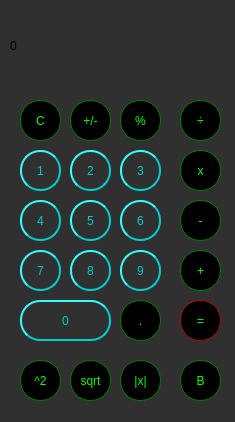
<?xml version="1.0" encoding="UTF-8"?>
<ui version="4.0">
 <class>MainWindow</class>
 <widget class="QMainWindow" name="MainWindow">
  <property name="geometry">
   <rect>
    <x>0</x>
    <y>0</y>
    <width>235</width>
    <height>422</height>
   </rect>
  </property>
  <property name="windowTitle">
   <string>MainWindow</string>
  </property>
  <property name="styleSheet">
   <string notr="true">/*Change the background color */
background-color: rgb(48, 48, 48);</string>
  </property>
  <widget class="QWidget" name="centralwidget">
   <widget class="QLabel" name="label">
    <property name="geometry">
     <rect>
      <x>10</x>
      <y>20</y>
      <width>211</width>
      <height>51</height>
     </rect>
    </property>
    <property name="styleSheet">
     <string notr="true">/* (Label at top) Label Stylesheet */

QLabel {
  qproperty-alignment: 'AlignVCenter | AlignRight';
  border: 1px solid gray;
  color: rgb(0, 255, 0);

}

background-color : white;

/* End Label Stylesheet */</string>
    </property>
    <property name="text">
     <string>0</string>
    </property>
   </widget>
   <widget class="QPushButton" name="pushButton_clear">
    <property name="geometry">
     <rect>
      <x>20</x>
      <y>100</y>
      <width>41</width>
      <height>41</height>
     </rect>
    </property>
    <property name="styleSheet">
     <string notr="true">/* (Clear,+/-,%,. buttons) Unary Operations Buttons Stylesheet */

QPushButton {
  background-color: rgb(215, 215, 215);
  border: 2px solid #555;
  border-radius: 20px;
  border-style: outset;
}
QPushButton:pressed {
    background-color: qlineargradient(x1: 0, y1: 0, x2: 0, y2: 1,
                                      stop: 0 #BEBEBE, stop: 1 #D7D7D7);
}
/* End Unary Operations Buttons Stylesheet */

/* (Orange buttons) Operations Buttons Stylesheet */
QPushButton {
  background-color: rgb(0, 0, 0);
  color: lime; 
  border: 1px solid green;
}

QPushButton:pressed {
    background-color: qlineargradient(x1: 0, y1: 0, x2: 0, y2: 1,
                                      stop: 0 #707070, stop: 1 #606060);
}
</string>
    </property>
    <property name="text">
     <string>C</string>
    </property>
   </widget>
   <widget class="QPushButton" name="pushButton_plusMinus">
    <property name="geometry">
     <rect>
      <x>70</x>
      <y>100</y>
      <width>41</width>
      <height>41</height>
     </rect>
    </property>
    <property name="styleSheet">
     <string notr="true">/* (Clear,+/-,%,. buttons) Unary Operations Buttons Stylesheet */

QPushButton {
  background-color: rgb(215, 215, 215);
  border: 2px solid #555;
border-radius: 20px;
border-style: outset;
}
QPushButton:pressed {
    background-color: qlineargradient(x1: 0, y1: 0, x2: 0, y2: 1,
                                      stop: 0 #BEBEBE, stop: 1 #D7D7D7);
}
/* End Unary Operations Buttons Stylesheet */

/* (Orange buttons) Operations Buttons Stylesheet */
QPushButton {
  background-color: rgb(0, 0, 0);
  color: lime; 
  border: 1px solid green;
}

QPushButton:pressed {
    background-color: qlineargradient(x1: 0, y1: 0, x2: 0, y2: 1,
                                      stop: 0 #707070, stop: 1 #606060);
}
</string>
    </property>
    <property name="text">
     <string>+/-</string>
    </property>
   </widget>
   <widget class="QPushButton" name="pushButton_percent">
    <property name="geometry">
     <rect>
      <x>120</x>
      <y>100</y>
      <width>41</width>
      <height>41</height>
     </rect>
    </property>
    <property name="styleSheet">
     <string notr="true">/* (Clear,+/-,%,. buttons) Unary Operations Buttons Stylesheet */

QPushButton {
  background-color: rgb(215, 215, 215);
  border: 2px solid #555;
border-radius: 20px;
border-style: outset;
}
QPushButton:pressed {
    background-color: qlineargradient(x1: 0, y1: 0, x2: 0, y2: 1,
                                      stop: 0 #BEBEBE, stop: 1 #D7D7D7);
}
/* End Unary Operations Buttons Stylesheet */

/* (Orange buttons) Operations Buttons Stylesheet */
QPushButton {
  background-color: rgb(0, 0, 0);
  color: lime; 
  border: 1px solid green;
}

QPushButton:pressed {
    background-color: qlineargradient(x1: 0, y1: 0, x2: 0, y2: 1,
                                      stop: 0 #707070, stop: 1 #606060);
}
</string>
    </property>
    <property name="text">
     <string>%</string>
    </property>
   </widget>
   <widget class="QPushButton" name="pushButton_divide">
    <property name="geometry">
     <rect>
      <x>180</x>
      <y>100</y>
      <width>41</width>
      <height>41</height>
     </rect>
    </property>
    <property name="styleSheet">
     <string notr="true">/* (Clear,+/-,%,. buttons) Unary Operations Buttons Stylesheet */

QPushButton {
  background-color: rgb(215, 215, 215);
  border: 2px solid #555;
border-radius: 20px;
border-style: outset;
}
QPushButton:pressed {
    background-color: qlineargradient(x1: 0, y1: 0, x2: 0, y2: 1,
                                      stop: 0 #BEBEBE, stop: 1 #D7D7D7);
}
/* End Unary Operations Buttons Stylesheet */

/* (Orange buttons) Operations Buttons Stylesheet */
QPushButton {
  background-color: rgb(0, 0, 0);
  color: lime; 
  border: 1px solid green;
}

QPushButton:pressed {
    background-color: qlineargradient(x1: 0, y1: 0, x2: 0, y2: 1,
                                      stop: 0 #707070, stop: 1 #606060);
}
</string>
    </property>
    <property name="text">
     <string>÷</string>
    </property>
    <attribute name="buttonGroup">
     <string notr="true">buttonGroup</string>
    </attribute>
   </widget>
   <widget class="QPushButton" name="pushButton_3">
    <property name="geometry">
     <rect>
      <x>120</x>
      <y>150</y>
      <width>41</width>
      <height>41</height>
     </rect>
    </property>
    <property name="styleSheet">
     <string notr="true">QPushButton {
color: #00cece;
border: 2px solid #00cece;
border-radius: 20px;
border-style: outset;
background: qradialgradient(
cx: 0.3, cy: -0.4, fx: 0.3, fy: -0.4,
radius: 1.35, stop: 0 #000000, stop: 1 #000000
);
padding: 5px;
}

QPushButton:hover {
background: qradialgradient(
cx: 0.3, cy: -0.4, fx: 0.3, fy: -0.4,
radius: 1.35, stop: 0 #8afff7, stop: 1 #73ffff
);
}

QPushButton:pressed {
border-style: inset;
background: qradialgradient(
cx: 0.4, cy: -0.1, fx: 0.4, fy: -0.1,
radius: 1.35, stop: 0 #707070, stop: 1 #606060
);
}</string>
    </property>
    <property name="text">
     <string>3</string>
    </property>
   </widget>
   <widget class="QPushButton" name="pushButton_2">
    <property name="geometry">
     <rect>
      <x>70</x>
      <y>150</y>
      <width>41</width>
      <height>41</height>
     </rect>
    </property>
    <property name="styleSheet">
     <string notr="true">QPushButton {
color: #00cece;
border: 2px solid #00cece;
border-radius: 20px;
border-style: outset;
background: qradialgradient(
cx: 0.3, cy: -0.4, fx: 0.3, fy: -0.4,
radius: 1.35, stop: 0 #000000, stop: 1 #000000
);
padding: 5px;
}

QPushButton:hover {
background: qradialgradient(
cx: 0.3, cy: -0.4, fx: 0.3, fy: -0.4,
radius: 1.35, stop: 0 #8afff7, stop: 1 #73ffff
);
}

QPushButton:pressed {
border-style: inset;
background: qradialgradient(
cx: 0.4, cy: -0.1, fx: 0.4, fy: -0.1,
radius: 1.35, stop: 0 #707070, stop: 1 #606060
);
}</string>
    </property>
    <property name="text">
     <string>2</string>
    </property>
   </widget>
   <widget class="QPushButton" name="pushButton_multiply">
    <property name="geometry">
     <rect>
      <x>180</x>
      <y>150</y>
      <width>41</width>
      <height>41</height>
     </rect>
    </property>
    <property name="styleSheet">
     <string notr="true">/* (Clear,+/-,%,. buttons) Unary Operations Buttons Stylesheet */

QPushButton {
  background-color: rgb(215, 215, 215);
  border: 2px solid #555;
border-radius: 20px;
border-style: outset;
}
QPushButton:pressed {
    background-color: qlineargradient(x1: 0, y1: 0, x2: 0, y2: 1,
                                      stop: 0 #BEBEBE, stop: 1 #D7D7D7);
}
/* End Unary Operations Buttons Stylesheet */

/* (Orange buttons) Operations Buttons Stylesheet */
QPushButton {
  background-color: rgb(0, 0, 0);
  color: lime;; 
  border: 1px solid green;
}

QPushButton:pressed {
    background-color: qlineargradient(x1: 0, y1: 0, x2: 0, y2: 1,
                                      stop: 0 #707070, stop: 1 #606060);
}
</string>
    </property>
    <property name="text">
     <string>x</string>
    </property>
    <attribute name="buttonGroup">
     <string notr="true">buttonGroup</string>
    </attribute>
   </widget>
   <widget class="QPushButton" name="pushButton_1">
    <property name="geometry">
     <rect>
      <x>20</x>
      <y>150</y>
      <width>41</width>
      <height>41</height>
     </rect>
    </property>
    <property name="styleSheet">
     <string notr="true">QPushButton {
color: #00cece;
border: 2px solid #00cece;
border-radius: 20px;
border-style: outset;
background: qradialgradient(
cx: 0.3, cy: -0.4, fx: 0.3, fy: -0.4,
radius: 1.35, stop: 0 #000000, stop: 1 #000000
);
padding: 5px;
}

QPushButton:hover {
background: qradialgradient(
cx: 0.3, cy: -0.4, fx: 0.3, fy: -0.4,
radius: 1.35, stop: 0 #8afff7, stop: 1 #73ffff
);
}

QPushButton:pressed {
border-style: inset;
background: qradialgradient(
cx: 0.4, cy: -0.1, fx: 0.4, fy: -0.1,
radius: 1.35, stop: 0 #707070, stop: 1 #606060
	
);
}</string>
    </property>
    <property name="text">
     <string>1</string>
    </property>
   </widget>
   <widget class="QPushButton" name="pushButton_6">
    <property name="geometry">
     <rect>
      <x>120</x>
      <y>200</y>
      <width>41</width>
      <height>41</height>
     </rect>
    </property>
    <property name="styleSheet">
     <string notr="true">QPushButton {
color: #00cece;
border: 2px solid #00cece;
border-radius: 20px;
border-style: outset;
background: qradialgradient(
cx: 0.3, cy: -0.4, fx: 0.3, fy: -0.4,
radius: 1.35, stop: 0 #000000, stop: 1 #000000
);
padding: 5px;
}

QPushButton:hover {
background: qradialgradient(
cx: 0.3, cy: -0.4, fx: 0.3, fy: -0.4,
radius: 1.35, stop: 0 #8afff7, stop: 1 #73ffff
);
}

QPushButton:pressed {
border-style: inset;
background: qradialgradient(
cx: 0.4, cy: -0.1, fx: 0.4, fy: -0.1,
radius: 1.35, stop: 0 #707070, stop: 1 #606060
);
}
</string>
    </property>
    <property name="text">
     <string>6</string>
    </property>
   </widget>
   <widget class="QPushButton" name="pushButton_5">
    <property name="geometry">
     <rect>
      <x>70</x>
      <y>200</y>
      <width>41</width>
      <height>41</height>
     </rect>
    </property>
    <property name="styleSheet">
     <string notr="true">QPushButton {
color: #00cece;
border: 2px solid #00cece;
border-radius: 20px;
border-style: outset;
background: qradialgradient(
cx: 0.3, cy: -0.4, fx: 0.3, fy: -0.4,
radius: 1.35, stop: 0 #000000, stop: 1 #000000
);
padding: 5px;
}

QPushButton:hover {
background: qradialgradient(
cx: 0.3, cy: -0.4, fx: 0.3, fy: -0.4,
radius: 1.35, stop: 0 #8afff7, stop: 1 #73ffff
);
}

QPushButton:pressed {
border-style: inset;
background: qradialgradient(
cx: 0.4, cy: -0.1, fx: 0.4, fy: -0.1,
radius: 1.35, stop: 0 #707070, stop: 1 #606060
);
}</string>
    </property>
    <property name="text">
     <string>5</string>
    </property>
   </widget>
   <widget class="QPushButton" name="pushButton_minus">
    <property name="geometry">
     <rect>
      <x>180</x>
      <y>200</y>
      <width>41</width>
      <height>41</height>
     </rect>
    </property>
    <property name="styleSheet">
     <string notr="true">/* (Clear,+/-,%,. buttons) Unary Operations Buttons Stylesheet */

QPushButton {
  background-color: rgb(215, 215, 215);
  border: 2px solid #555;
border-radius: 20px;
border-style: outset;
}
QPushButton:pressed {
    background-color: qlineargradient(x1: 0, y1: 0, x2: 0, y2: 1,
                                      stop: 0 #BEBEBE, stop: 1 #D7D7D7);
}
/* End Unary Operations Buttons Stylesheet */

/* (Orange buttons) Operations Buttons Stylesheet */
QPushButton {
  background-color: rgb(0, 0, 0);
  color: lime; 
  border: 1px solid green;
}

QPushButton:pressed {
    background-color: qlineargradient(x1: 0, y1: 0, x2: 0, y2: 1,
                                      stop: 0 #707070, stop: 1 #606060);
}
</string>
    </property>
    <property name="text">
     <string>-</string>
    </property>
    <attribute name="buttonGroup">
     <string notr="true">buttonGroup</string>
    </attribute>
   </widget>
   <widget class="QPushButton" name="pushButton_4">
    <property name="geometry">
     <rect>
      <x>20</x>
      <y>200</y>
      <width>41</width>
      <height>41</height>
     </rect>
    </property>
    <property name="styleSheet">
     <string notr="true">QPushButton {
color: #00cece;
border: 2px solid #00cece;
border-radius: 20px;
border-style: outset;
background: qradialgradient(
cx: 0.3, cy: -0.4, fx: 0.3, fy: -0.4,
radius: 1.35, stop: 0 #000000, stop: 1 #000000
);
padding: 5px;
}

QPushButton:hover {
background: qradialgradient(
cx: 0.3, cy: -0.4, fx: 0.3, fy: -0.4,
radius: 1.35, stop: 0 #8afff7, stop: 1 #73ffff
);
}

QPushButton:pressed {
border-style: inset;
background: qradialgradient(
cx: 0.4, cy: -0.1, fx: 0.4, fy: -0.1,
radius: 1.35, stop: 0 #707070, stop: 1 #606060
);
}</string>
    </property>
    <property name="text">
     <string>4</string>
    </property>
   </widget>
   <widget class="QPushButton" name="pushButton_9">
    <property name="geometry">
     <rect>
      <x>120</x>
      <y>250</y>
      <width>41</width>
      <height>41</height>
     </rect>
    </property>
    <property name="styleSheet">
     <string notr="true">QPushButton {
color: #00cece;
border: 2px solid #00cece;
border-radius: 20px;
border-style: outset;
background: qradialgradient(
cx: 0.3, cy: -0.4, fx: 0.3, fy: -0.4,
radius: 1.35, stop: 0 #000000, stop: 1 #000000
);
padding: 5px;
}

QPushButton:hover {
background: qradialgradient(
cx: 0.3, cy: -0.4, fx: 0.3, fy: -0.4,
radius: 1.35, stop: 0 #8afff7, stop: 1 #73ffff
);
}

QPushButton:pressed {
border-style: inset;
background: qradialgradient(
cx: 0.4, cy: -0.1, fx: 0.4, fy: -0.1,
radius: 1.35, stop: 0 #707070, stop: 1 #606060
);
}
</string>
    </property>
    <property name="text">
     <string>9</string>
    </property>
   </widget>
   <widget class="QPushButton" name="pushButton_8">
    <property name="geometry">
     <rect>
      <x>70</x>
      <y>250</y>
      <width>41</width>
      <height>41</height>
     </rect>
    </property>
    <property name="styleSheet">
     <string notr="true">QPushButton {
color: #00cece;
border: 2px solid #00cece;
border-radius: 20px;
border-style: outset;
background: qradialgradient(
cx: 0.3, cy: -0.4, fx: 0.3, fy: -0.4,
radius: 1.35, stop: 0 #000000, stop: 1 #000000
);
padding: 5px;
}

QPushButton:hover {
background: qradialgradient(
cx: 0.3, cy: -0.4, fx: 0.3, fy: -0.4,
radius: 1.35, stop: 0 #8afff7, stop: 1 #73ffff
);
}

QPushButton:pressed {
border-style: inset;
background: qradialgradient(
cx: 0.4, cy: -0.1, fx: 0.4, fy: -0.1,
radius: 1.35, stop: 0 #707070, stop: 1 #606060
);
}</string>
    </property>
    <property name="text">
     <string>8</string>
    </property>
   </widget>
   <widget class="QPushButton" name="pushButton_add">
    <property name="geometry">
     <rect>
      <x>180</x>
      <y>250</y>
      <width>41</width>
      <height>41</height>
     </rect>
    </property>
    <property name="styleSheet">
     <string notr="true">/* (Clear,+/-,%,. buttons) Unary Operations Buttons Stylesheet */

QPushButton {
  background-color: rgb(215, 215, 215);
  border: 2px solid #555;
border-radius: 20px;
border-style: outset;
}
QPushButton:pressed {
    background-color: qlineargradient(x1: 0, y1: 0, x2: 0, y2: 1,
                                      stop: 0 #BEBEBE, stop: 1 #D7D7D7);
}
/* End Unary Operations Buttons Stylesheet */

/* (Orange buttons) Operations Buttons Stylesheet */
QPushButton {
  background-color: rgb(0, 0, 0);
  color: lime; 
  border: 1px solid green;
}

QPushButton:pressed {
    background-color: qlineargradient(x1: 0, y1: 0, x2: 0, y2: 1,
                                      stop: 0 #707070, stop: 1 #606060);
}
</string>
    </property>
    <property name="text">
     <string>+</string>
    </property>
    <attribute name="buttonGroup">
     <string notr="true">buttonGroup</string>
    </attribute>
   </widget>
   <widget class="QPushButton" name="pushButton_7">
    <property name="geometry">
     <rect>
      <x>20</x>
      <y>250</y>
      <width>41</width>
      <height>41</height>
     </rect>
    </property>
    <property name="styleSheet">
     <string notr="true">QPushButton {
color: #00cece;
border: 2px solid #00cece;
border-radius: 20px;
border-style: outset;
background: qradialgradient(
cx: 0.3, cy: -0.4, fx: 0.3, fy: -0.4,
radius: 1.35, stop: 0 #000000, stop: 1 #000000
);
padding: 5px;
}

QPushButton:hover {
background: qradialgradient(
cx: 0.3, cy: -0.4, fx: 0.3, fy: -0.4,
radius: 1.35, stop: 0 #8afff7, stop: 1 #73ffff
);
}

QPushButton:pressed {
border-style: inset;
background: qradialgradient(
cx: 0.4, cy: -0.1, fx: 0.4, fy: -0.1,
radius: 1.35, stop: 0 #707070, stop: 1 #606060
);
}</string>
    </property>
    <property name="text">
     <string>7</string>
    </property>
   </widget>
   <widget class="QPushButton" name="pushButton_dot">
    <property name="geometry">
     <rect>
      <x>120</x>
      <y>300</y>
      <width>41</width>
      <height>41</height>
     </rect>
    </property>
    <property name="styleSheet">
     <string notr="true">/* (Clear,+/-,%,. buttons) Unary Operations Buttons Stylesheet */

QPushButton {
  background-color: rgb(215, 215, 215);
  border: 2px solid #555;
border-radius: 20px;
border-style: outset;
}
QPushButton:pressed {
    background-color: qlineargradient(x1: 0, y1: 0, x2: 0, y2: 1,
                                      stop: 0 #BEBEBE, stop: 1 #D7D7D7);
}
/* End Unary Operations Buttons Stylesheet */

/* (Orange buttons) Operations Buttons Stylesheet */
QPushButton {
  background-color: rgb(0, 0, 0);
  color: lime; 
  border: 1px solid green;
}

QPushButton:pressed {
    background-color: qlineargradient(x1: 0, y1: 0, x2: 0, y2: 1,
                                      stop: 0 #707070, stop: 1 #606060);
}
</string>
    </property>
    <property name="text">
     <string>.</string>
    </property>
   </widget>
   <widget class="QPushButton" name="pushButton_0">
    <property name="geometry">
     <rect>
      <x>20</x>
      <y>300</y>
      <width>91</width>
      <height>41</height>
     </rect>
    </property>
    <property name="styleSheet">
     <string notr="true">QPushButton {
color: #00cece;
border: 2px solid #00cece;
border-radius: 20px;
border-style: outset;
background: qradialgradient(
cx: 0.3, cy: -0.4, fx: 0.3, fy: -0.4,
radius: 1.35, stop: 0 #000000, stop: 1 #000000
);
padding: 5px;
}

QPushButton:hover {
background: qradialgradient(
cx: 0.3, cy: -0.4, fx: 0.3, fy: -0.4,
radius: 1.35, stop: 0 #8afff7, stop: 1 #73ffff
);
}

QPushButton:pressed {
border-style: inset;
background: qradialgradient(
cx: 0.4, cy: -0.1, fx: 0.4, fy: -0.1,
radius: 1.35, stop: 0 #707070, stop: 1 #606060
);
}</string>
    </property>
    <property name="text">
     <string>0</string>
    </property>
   </widget>
   <widget class="QPushButton" name="pushButton_equals">
    <property name="geometry">
     <rect>
      <x>180</x>
      <y>300</y>
      <width>41</width>
      <height>41</height>
     </rect>
    </property>
    <property name="styleSheet">
     <string notr="true">/* (Clear,+/-,%,. buttons) Unary Operations Buttons Stylesheet */

QPushButton {
  background-color: rgb(215, 215, 215);
  border: 2px solid #555;
border-radius: 20px;
border-style: outset;
}
QPushButton:pressed {
    background-color: qlineargradient(x1: 0, y1: 0, x2: 0, y2: 1,
                                      stop: 0 #BEBEBE, stop: 1 #D7D7D7);
}
/* End Unary Operations Buttons Stylesheet */

/* (Orange buttons) Operations Buttons Stylesheet */
QPushButton {
  background-color: rgb(0, 0, 0);
  color: lime; 
  border: 1px solid #be0000;
}

QPushButton:pressed {
    background-color: qlineargradient(x1: 0, y1: 0, x2: 0, y2: 1,
                                      stop: 0 #707070, stop: 1 #606060);
}
</string>
    </property>
    <property name="text">
     <string>=</string>
    </property>
   </widget>
   <widget class="QPushButton" name="pushButton_square">
    <property name="geometry">
     <rect>
      <x>20</x>
      <y>360</y>
      <width>41</width>
      <height>41</height>
     </rect>
    </property>
    <property name="styleSheet">
     <string notr="true">/* (Clear,+/-,%,. buttons) Unary Operations Buttons Stylesheet */

QPushButton {
  background-color: rgb(215, 215, 215);
  border: 2px solid #555;
border-radius: 20px;
border-style: outset;
}
QPushButton:pressed {
    background-color: qlineargradient(x1: 0, y1: 0, x2: 0, y2: 1,
                                      stop: 0 #BEBEBE, stop: 1 #D7D7D7);
}
/* End Unary Operations Buttons Stylesheet */

/* (Orange buttons) Operations Buttons Stylesheet */
QPushButton {
  background-color: rgb(0, 0, 0);
  color: lime; 
  border: 1px solid green;
}

QPushButton:pressed {
    background-color: qlineargradient(x1: 0, y1: 0, x2: 0, y2: 1,
                                      stop: 0 #707070, stop: 1 #606060);
}
</string>
    </property>
    <property name="text">
     <string>^2</string>
    </property>
   </widget>
   <widget class="QPushButton" name="pushButton_squareRoot">
    <property name="geometry">
     <rect>
      <x>70</x>
      <y>360</y>
      <width>41</width>
      <height>41</height>
     </rect>
    </property>
    <property name="styleSheet">
     <string notr="true">/* (Clear,+/-,%,. buttons) Unary Operations Buttons Stylesheet */

QPushButton {
  background-color: rgb(215, 215, 215);
  border: 2px solid #555;
border-radius: 20px;
border-style: outset;
}
QPushButton:pressed {
    background-color: qlineargradient(x1: 0, y1: 0, x2: 0, y2: 1,
                                      stop: 0 #BEBEBE, stop: 1 #D7D7D7);
}
/* End Unary Operations Buttons Stylesheet */

/* (Orange buttons) Operations Buttons Stylesheet */
QPushButton {
  background-color: rgb(0, 0, 0);
  color: lime; 
  border: 1px solid green;
}

QPushButton:pressed {
    background-color: qlineargradient(x1: 0, y1: 0, x2: 0, y2: 1,
                                      stop: 0 #707070, stop: 1 #606060);
}
</string>
    </property>
    <property name="text">
     <string>sqrt</string>
    </property>
   </widget>
   <widget class="QPushButton" name="pushButton_absValue">
    <property name="geometry">
     <rect>
      <x>120</x>
      <y>360</y>
      <width>41</width>
      <height>41</height>
     </rect>
    </property>
    <property name="styleSheet">
     <string notr="true">/* (Clear,+/-,%,. buttons) Unary Operations Buttons Stylesheet */

QPushButton {
  background-color: rgb(215, 215, 215);
  border: 2px solid #555;
border-radius: 20px;
border-style: outset;
}
QPushButton:pressed {
    background-color: qlineargradient(x1: 0, y1: 0, x2: 0, y2: 1,
                                      stop: 0 #BEBEBE, stop: 1 #D7D7D7);
}
/* End Unary Operations Buttons Stylesheet */

/* (Orange buttons) Operations Buttons Stylesheet */
QPushButton {
  background-color: rgb(0, 0, 0);
  color: lime; 
  border: 1px solid green;
}

QPushButton:pressed {
    background-color: qlineargradient(x1: 0, y1: 0, x2: 0, y2: 1,
                                      stop: 0 #707070, stop: 1 #606060);
}
</string>
    </property>
    <property name="text">
     <string>|x|</string>
    </property>
   </widget>
   <widget class="QPushButton" name="pushButton_convertToBinary">
    <property name="geometry">
     <rect>
      <x>180</x>
      <y>360</y>
      <width>41</width>
      <height>41</height>
     </rect>
    </property>
    <property name="styleSheet">
     <string notr="true">/* (Clear,+/-,%,. buttons) Unary Operations Buttons Stylesheet */

QPushButton {
  background-color: rgb(215, 215, 215);
  border: 2px solid #555;
border-radius: 20px;
border-style: outset;
}
QPushButton:pressed {
    background-color: qlineargradient(x1: 0, y1: 0, x2: 0, y2: 1,
                                      stop: 0 #BEBEBE, stop: 1 #D7D7D7);
}
/* End Unary Operations Buttons Stylesheet */

/* (Orange buttons) Operations Buttons Stylesheet */
QPushButton {
  background-color: rgb(0, 0, 0);
  color: lime; 
  border: 1px solid green;
}

QPushButton:pressed {
    background-color: qlineargradient(x1: 0, y1: 0, x2: 0, y2: 1,
                                      stop: 0 #707070, stop: 1 #606060);
}
</string>
    </property>
    <property name="text">
     <string>B</string>
    </property>
   </widget>
  </widget>
 </widget>
 <resources/>
 <connections/>
 <buttongroups>
  <buttongroup name="buttonGroup">
   <property name="exclusive">
    <bool>true</bool>
   </property>
  </buttongroup>
 </buttongroups>
</ui>
